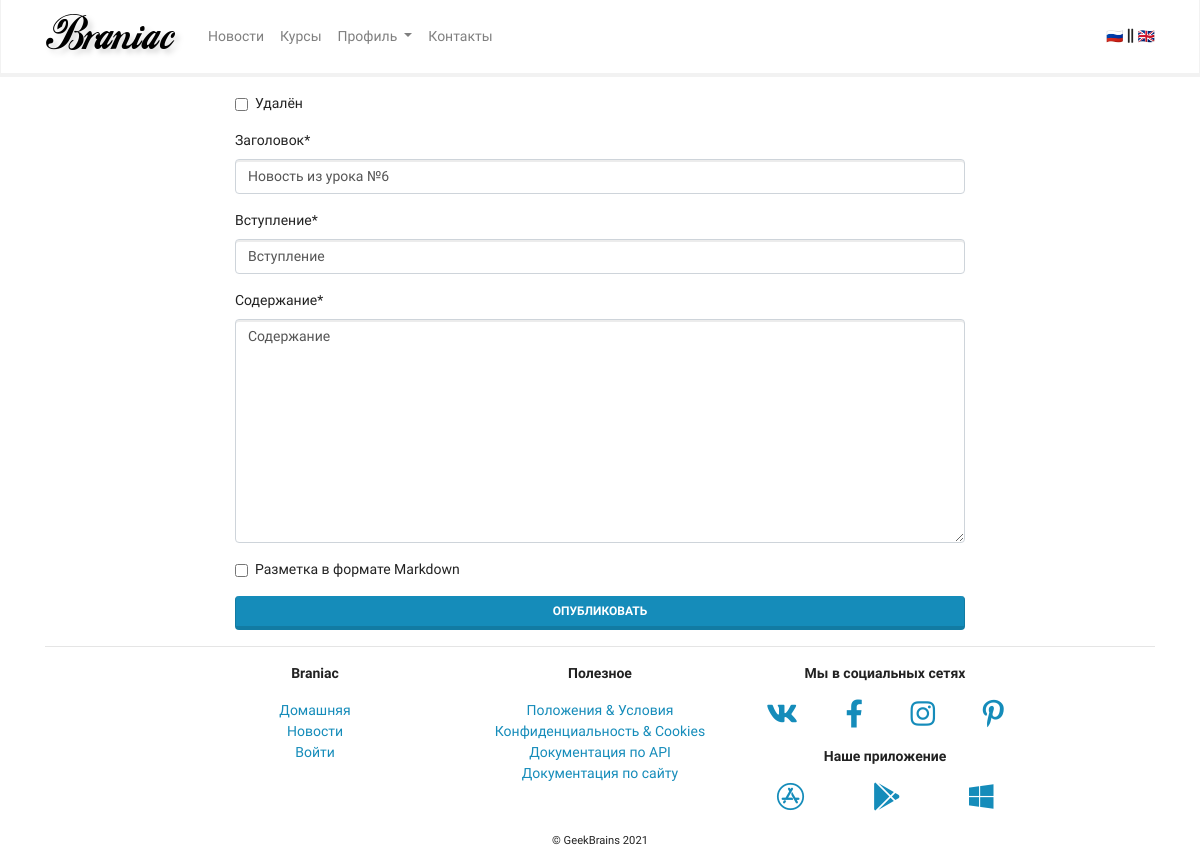
The page /mainapp/news/1/update/ (signed in) on the database its author committed.
### mainapp/models.py (models this page shows, shortened)
class BaseModel(models.Model):
    created_at = models.DateTimeField(auto_now_add=True, verbose_name='Дата создания')
    update_at = models.DateTimeField(auto_now=True, verbose_name='Дата последнего изменения')
    deleted = models.BooleanField(default=False, verbose_name='Удалён')
    class Meta:
        abstract = True
        ordering = ('-created_at',)

class News(BaseModel):
    title = models.CharField(max_length=256, verbose_name='Заголовок')
    preamble = models.CharField(max_length=512, verbose_name='Вступление')
    body = models.TextField(verbose_name='Содержание')
    body_as_markdown = models.BooleanField(default=False, verbose_name='Разметка в формате Markdown')
    class Meta:
        verbose_name = 'новость'
        verbose_name_plural = 'новости'

### mainapp/views.py (the view)
# urls.py: path('news/<int:pk>/update/', views.NewsUpdateView.as_view(), name='news_update'),
class NewsUpdateView(PermissionRequiredMixin, UpdateView):
    model = News
    fields = '__all__'
    success_url = reverse_lazy('mainapp:news')
    permission_required = ('mainapp.change_news', )

### mainapp/templates/mainapp/news_form.html (shortened to what this page needs)
{% extends 'mainapp/base.html' %}
{% load crispy_forms_tags %}
{% block content %}
<div class="row justify-content-center pt-3">
    <div class="col-md-12 col-lg-8">
        <form method="post">
            {{ form|crispy }}
            <button type="submit" class="btn btn-primary
btn-block">Опубликовать
            </button>
        </form>
    </div>
</div>
{% endblock content %}

### rows shown on the page
News: title "Новость из урока №6", preamble "Вступление", body "Содержание"
